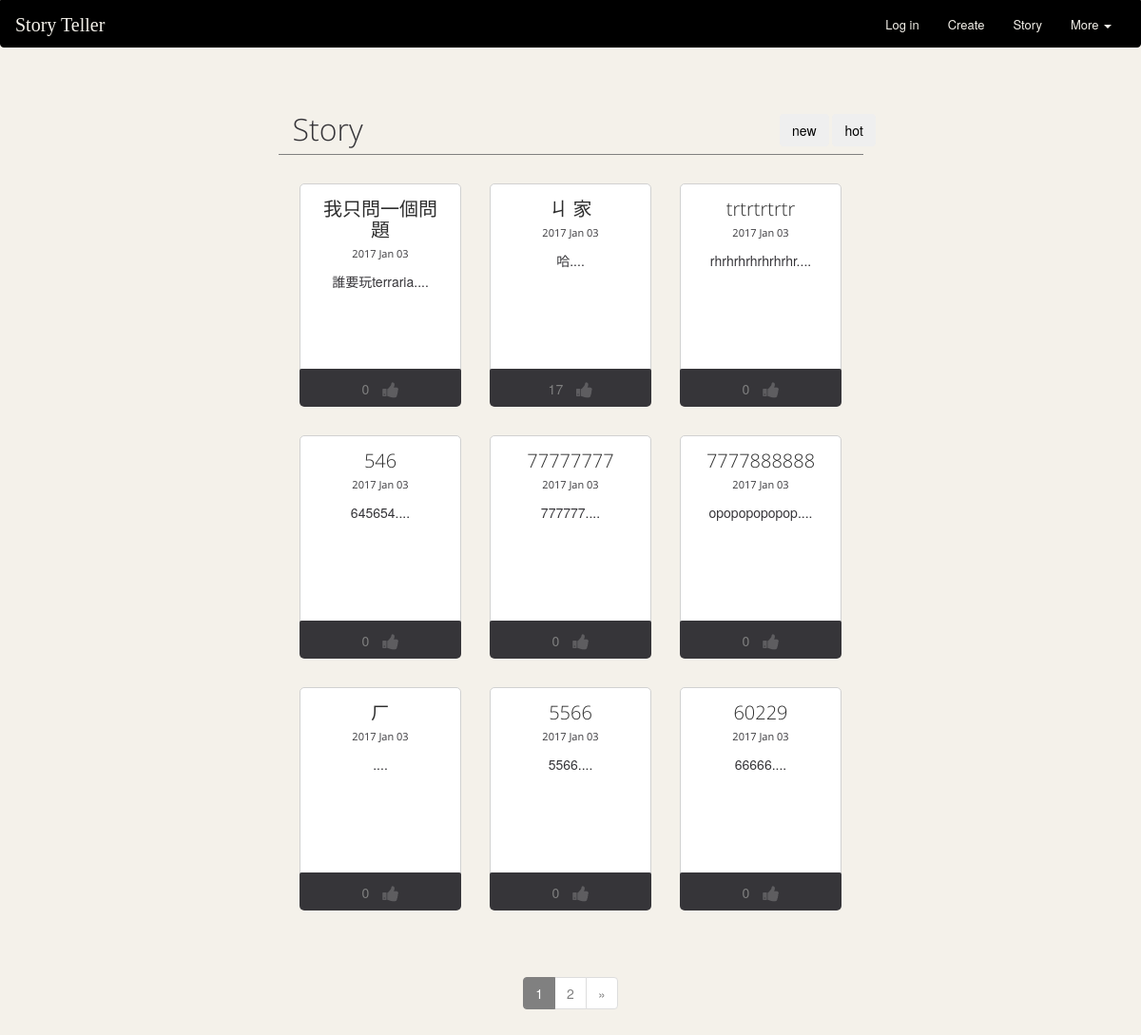
The app's page /editing/ with its own data.
### storyteller_app/models.py (models this page shows)
class Post(models.Model):
	storyTitle = models.CharField(max_length=25)
	created_id = models.CharField(max_length=25)
	created_at = models.CharField(max_length=25)
	created_day = models.CharField(max_length=25)
	created_mon = models.CharField(max_length=25)
	post_likes = models.IntegerField(default=0)
	firstSentence = models.CharField(max_length=25)
	created_auther = models.CharField(max_length=25)

### storyteller_app/views.py (the view)
# urls.py: url(r'^editing/', views.collection_e, name='collection_e'),
def collection_e(request):
    limit = 9
    contact_list = Post.objects.all().order_by('-pk')
    paginator = Paginator(contact_list, limit) # Show 25 contacts per page
    page = request.GET.get('page')
    try:
        contacts = paginator.page(page)
    except PageNotAnInteger:
        contacts = paginator.page(1)
    except EmptyPage:
        contacts = paginator.page(paginator.num_pages)
    if request.is_ajax():
        return render(request, 'storyteller_app/refresh_post.html',{'contacts': contacts})
    else:
        return render(request, 'storyteller_app/collection_e.html', {'contacts': contacts})

### storyteller_app/templates/storyteller_app/collection_e.html (shortened to what this page needs)
{% load staticfiles %}
<!DOCTYPE html>
<html lang="en">
<head>
	<link rel="stylesheet" href="{% static 'css/c_bootstrap.css' %}">
	<link rel="stylesheet" href="{% static 'css/animate.css' %}">
	<link rel="stylesheet" href="{% static 'css/font-awesome.css' %}">
	<link rel="stylesheet" href="{% static 'css/nexus.css' %}">
	<link rel="stylesheet" href="{% static 'css/responsive.css' %}">
    <link rel="stylesheet" href="{% static 'css/create.css' %}">
	<link rel="stylesheet" href="{% static 'css/finish.css' %}">
</head>
<body>
	<nav class="navbar navbar-default">
	  <div class="container-fluid">
	    <div class="navbar-header">
	      <a class="navbar-brand" id="main-title" href="{% url 'index' %}">Story Teller</a>
	    </div>
	    <div class="collapse navbar-collapse" id="bs-example-navbar-collapse-1">
	      <ul class="nav navbar-nav navbar-right">
	      	{% if user.is_authenticated %}
	      	<li><a href="{% url 'personal' user.username %}">{{ user.username }}</a></li>
	      	{% else %}
	        <li><a href="javascript: return false;" onclick="window.location.href='/login?redirect=editing' ">Log in</a></li>
	        {% endif %}
	      	<li><a id="create" href="#">Create</a></li>
	      	<li><a href="{% url 'collection_e' %}">Story</a></li>
	        <li class="dropdown">
	          <a href="#" class="dropdown-toggle" data-toggle="dropdown" role="button" aria-haspopup="true" aria-expanded="false">More <span class="caret"></span></a>
	        </li>
	      </ul>
	    </div>
	  </div>
	</nav>
	<div class="row selection">
		<div class="col-md-offset-3 col-md-4 col-xs-offset-3 col-xs-9">
			<h2>Story</h2>
		</div>
		<div class="col-md-offset-1 col-md-3 col-xs-offset-3 col-xs-9">
			<a onclick="new();"><button class="btn btn-black">new</button></a>
			<a onclick="hot();"><button class="btn btn-black">hot</button></a>
		</div>
	</div>
	<div class="row">
		<div class="col-md-offset-3  col-xs-offset-3 col-md-6 col-xs-6" id="line"></div>
	</div>
<div id ="refresh_post">
{% for post in contacts %}
    {% if forloop.counter0|divisibleby:3 %}
		<div class="col-md-offset-3 col-md-2 person-details">
			<figure class="editing" id="story1">
				<figcaption>
				<h3 class="margin-bottom-10">{{ post.storyTitle }}<br/><small>  {{ post.created_at }}</small></h3>
				<span>{{ post.firstSentence }}....</span>
				</figcaption>
			</figure>
			<div id ="refresh_like_{{ post.created_id }}">
			<ul class="list-inline person-details-icons">
				<li><p>{{ post.post_likes }}</p></li>
				<li><a onclick="likes_post({{ post.created_id }});"><i class="fa-lg fa-thumbs-up"></i></a></li>
			</ul>
			</div>
		</div>
	{% else %}
	<div class="col-md-2 person-details">
			<figure class="editing" id="story1">
				<figcaption>
				<h3 class="margin-bottom-10">{{ post.storyTitle }}<br/><small>  {{ post.created_at }}</small></h3>
				<span>{{ post.firstSentence }}....</span>
				</figcaption>
			</figure>
		<div id ="refresh_like_{{ post.created_id }}">
		<ul class="list-inline person-details-icons">
			<li><p>{{ post.post_likes }}</p></li>
			<li><a onclick="likes_post({{ post.created_id }});"><i class="fa-lg fa-thumbs-up"></i></a></li>
		</ul>
		</div>
	</div>
	{% endif %}
{% endfor %}
</div>
<div class="text-center row">
	<div class="col-md-12">
	   <ul class="pagination">
	    {% for page in contacts.paginator.page_range %}
		    {% ifequal page  contacts.number %}
	      		<li class="active"><a id="page_{{page}}">{{ page }}</a></li>
	    	{% else %}
	      		<li><a href="?page={{ page }}" id="page_{{page}}" >{{ page }}</a></li>
	    	{% endifequal %}
	    {% endfor %}
	       {% if contacts.has_next %}
	      <li><a href="?page={{ contacts.next_page_number }}" id="page_{{contacts.next_page_number}}">&raquo;</a></li>
	       {% endif %}
	   </ul>
	</div>
</div>
</body>
</html>

### storyteller_app/static/css/nexus.css (style rules this page uses)
html { overflow-y: scroll; }
body { line-height: 1.7em; font-size: 14px; background-color: #222124; background-color: #F4F1EA; }
.margin-bottom-10 { margin-bottom: 10px; }
h2 { font-weight: 300; line-height: 1em; margin: 0 0 10px; color: #363539; font-family: 'Open Sans', sans-serif; font-size: 32px; }
h3 { font-size: 20px; font-weight: 300; padding: 0; font-family: 'Open Sans', sans-serif; margin: 0; color: #2d2d2d; }
a { text-decoration: none; -webkit-transition: color 0.15s ease-in; -moz-transition: color 0.15s ease-in; -o-transition: color 0.15s ease-in; transition: color 0.15s ease-in; }
p { margin-bottom: 16px; }
[class^="fa-"]:before, [class*=" fa-"]:before { font-family: FontAwesome; font-style: normal; font-weight: normal; line-height: 1; -webkit-font-smoothing: antialiased; -moz-osx-font-smoothing: grayscale; padding-right: 10px; color: rgba(0, 0, 0, 0.3); }
.person-details figure { overflow: hidden; background: #FFFFFF; border: 1px solid #d1d1d1; border-radius: 5px; margin: 0; }
.person-details figure figcaption { padding: 15px; }
.person-details figure small { font-size: 55%; }
.person-details-icons { background: #363539; padding: 10px; text-align: center; margin: 0; }
.person-details-icons [class^="fa-"]:before, .person-details-icons [class*=" fa-"]:before { color: rgba(255, 255, 255, 0.2); padding: 0; }

### storyteller_app/static/css/finish.css (style rules this page uses)
body { background-color: #F4F1EA; }
.navbar { font-weight: 400; font-size: 20px; padding-top: 20px; padding-bottom: 15px; background-color: black; border: 1px solid black; border-radius: 0px 0px 4px 4px; height: 20px; }
.navbar-brand { font-size: 40px; padding-top: -0px; padding-bottom: 0px; margin-top: -5px; }
.caret { color: #F4F1EA; }
#main-title { padding-top: 0px; font-family: cursive; font-size: 20px; color: #F4F1EA; height: 20px; }
.navbar-default .navbar-nav > li > a { color: #F4F1EA; background-color: black; padding-top: 0px; font-size: 13px; margin-top: -5px; height: 25px; }
.navbar-default .navbar-nav > li > a:link { color: #F4F1EA; background-color: black; }
figure > figcaption > span { color: #363539; }
figure > figcaption > h3 > small { color: #363539; }
.selection { margin-top: 70px; }
#line { width: 50%; height: 1px; background-color: gray; }
a .btn-black { color: black; }
.person-details { margin-top: 30px; }
.editing { height: 200px; text-align: center; }
.list-inline { height: 40px; color: gray; margin-top: -5px; border-radius: 2px 2px 5px 5px; }
.fa-thumbs-up { color: white; }
.pagination { margin-top: 70px; }
.pagination > .active > a, .pagination > .active > a:hover, .pagination > .active > a:focus, .pagination > .active > span:focus { z-index: 3; color: #fff; cursor: default; background-color: gray; border-color: gray; }
.pagination > li > a { color: gray; }

### records on screen
Post: storyTitle "我只問一個問題", created_at "2017 Jan 03", firstSentence "誰要玩terraria", post_likes "0"
Post: storyTitle "ㄐ 家", created_at "2017 Jan 03", firstSentence "哈", post_likes "17"
Post: storyTitle "trtrtrtrtr", created_at "2017 Jan 03", firstSentence "rhrhrhrhrhrhrhr", post_likes "0"
Post: storyTitle "546", created_at "2017 Jan 03", firstSentence "645654", post_likes "0"
Post: storyTitle "77777777", created_at "2017 Jan 03", firstSentence "777777", post_likes "0"
Post: storyTitle "7777888888", created_at "2017 Jan 03", firstSentence "opopopopopop", post_likes "0"
Post: storyTitle "ㄏ", created_at "2017 Jan 03", post_likes "0"
Post: storyTitle "5566", created_at "2017 Jan 03", firstSentence "5566", post_likes "0"
Post: storyTitle "60229", created_at "2017 Jan 03", firstSentence "66666", post_likes "0"

### other values on screen
{{ page }} "1"
{{ page }} "2"
